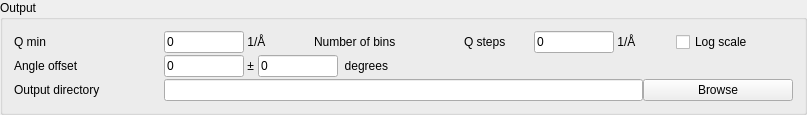
                <widget class="QGroupBox" name="groupBox_4">
                 <property name="title">
                  <string>Output</string>
                 </property>
                 <layout class="QVBoxLayout" name="verticalLayout_8">
                  <property name="spacing">
                   <number>2</number>
                  </property>
                  <item>
                   <layout class="QHBoxLayout" name="horizontalLayout_14">
                    <property name="spacing">
                     <number>0</number>
                    </property>
                    <item>
                     <widget class="QLabel" name="q_min_label">
                      <property name="sizePolicy">
                       <sizepolicy hsizetype="Fixed" vsizetype="Preferred">
                        <horstretch>0</horstretch>
                        <verstretch>0</verstretch>
                       </sizepolicy>
                      </property>
                      <property name="minimumSize">
                       <size>
                        <width>150</width>
                        <height>0</height>
                       </size>
                      </property>
                      <property name="maximumSize">
                       <size>
                        <width>150</width>
                        <height>16777215</height>
                       </size>
                      </property>
                      <property name="text">
                       <string>Q min</string>
                      </property>
                     </widget>
                    </item>
                    <item>
                     <widget class="QLineEdit" name="q_min_edit">
                      <property name="minimumSize">
                       <size>
                        <width>80</width>
                        <height>0</height>
                       </size>
                      </property>
                      <property name="maximumSize">
                       <size>
                        <width>80</width>
                        <height>16777215</height>
                       </size>
                      </property>
                      <property name="text">
                       <string>0</string>
                      </property>
                     </widget>
                    </item>
                    <item>
                     <widget class="QLabel" name="q_min_unit_label">
                      <property name="minimumSize">
                       <size>
                        <width>70</width>
                        <height>0</height>
                       </size>
                      </property>
                      <property name="maximumSize">
                       <size>
                        <width>70</width>
                        <height>16777215</height>
                       </size>
                      </property>
                      <property name="text">
                       <string> 1/Å</string>
                      </property>
                     </widget>
                    </item>
                    <item>
                     <widget class="QLabel" name="q_bins_label">
                      <property name="sizePolicy">
                       <sizepolicy hsizetype="Fixed" vsizetype="Preferred">
                        <horstretch>0</horstretch>
                        <verstretch>0</verstretch>
                       </sizepolicy>
                      </property>
                      <property name="minimumSize">
                       <size>
                        <width>150</width>
                        <height>0</height>
                       </size>
                      </property>
                      <property name="maximumSize">
                       <size>
                        <width>150</width>
                        <height>16777215</height>
                       </size>
                      </property>
                      <property name="text">
                       <string>Number of bins  </string>
                      </property>
                     </widget>
                    </item>
                    <item>
                     <widget class="QLabel" name="q_step_label">
                      <property name="minimumSize">
                       <size>
                        <width>70</width>
                        <height>0</height>
                       </size>
                      </property>
                      <property name="maximumSize">
                       <size>
                        <width>70</width>
                        <height>16777215</height>
                       </size>
                      </property>
                      <property name="text">
                       <string>Q steps </string>
                      </property>
                     </widget>
                    </item>
                    <item>
                     <widget class="QLineEdit" name="q_step_edit">
                      <property name="minimumSize">
                       <size>
                        <width>80</width>
                        <height>0</height>
                       </size>
                      </property>
                      <property name="maximumSize">
                       <size>
                        <width>80</width>
                        <height>16777215</height>
                       </size>
                      </property>
                      <property name="text">
                       <string>0</string>
                      </property>
                     </widget>
                    </item>
                    <item>
                     <widget class="QLabel" name="q_step_unit_label">
                      <property name="text">
                       <string> 1/Å</string>
                      </property>
                     </widget>
                    </item>
                    <item>
                     <spacer name="horizontalSpacer_19">
                      <property name="orientation">
                       <enum>Qt::Horizontal</enum>
                      </property>
                      <property name="sizeType">
                       <enum>QSizePolicy::Fixed</enum>
                      </property>
                      <property name="sizeHint" stdset="0">
                       <size>
                        <width>40</width>
                        <height>20</height>
                       </size>
                      </property>
                     </spacer>
                    </item>
                    <item>
                     <widget class="QCheckBox" name="log_scale_chk">
                      <property name="text">
                       <string>Log scale</string>
                      </property>
                     </widget>
                    </item>
                    <item>
                     <spacer name="horizontalSpacer_16">
                      <property name="orientation">
                       <enum>Qt::Horizontal</enum>
                      </property>
                      <property name="sizeHint" stdset="0">
                       <size>
                        <width>40</width>
                        <height>20</height>
                       </size>
                      </property>
                     </spacer>
                    </item>
                   </layout>
                  </item>
                  <item>
                   <layout class="QHBoxLayout" name="horizontalLayout_16">
                    <property name="spacing">
                     <number>0</number>
                    </property>
                    <item>
                     <widget class="QLabel" name="angle_offset_label">
                      <property name="sizePolicy">
                       <sizepolicy hsizetype="Fixed" vsizetype="Preferred">
                        <horstretch>0</horstretch>
                        <verstretch>0</verstretch>
                       </sizepolicy>
                      </property>
                      <property name="minimumSize">
                       <size>
                        <width>150</width>
                        <height>0</height>
                       </size>
                      </property>
                      <property name="maximumSize">
                       <size>
                        <width>150</width>
                        <height>16777215</height>
                       </size>
                      </property>
                      <property name="text">
                       <string>Angle offset</string>
                      </property>
                     </widget>
                    </item>
                    <item>
                     <widget class="QLineEdit" name="angle_offset_edit">
                      <property name="minimumSize">
                       <size>
                        <width>80</width>
                        <height>0</height>
                       </size>
                      </property>
                      <property name="maximumSize">
                       <size>
                        <width>80</width>
                        <height>16777215</height>
                       </size>
                      </property>
                      <property name="text">
                       <string>0</string>
                      </property>
                     </widget>
                    </item>
                    <item>
                     <widget class="QLabel" name="angle_offset_pm_label">
                      <property name="text">
                       <string> ± </string>
                      </property>
                     </widget>
                    </item>
                    <item>
                     <widget class="QLineEdit" name="angle_offset_error_edit">
                      <property name="minimumSize">
                       <size>
                        <width>80</width>
                        <height>0</height>
                       </size>
                      </property>
                      <property name="maximumSize">
                       <size>
                        <width>80</width>
                        <height>16777215</height>
                       </size>
                      </property>
                      <property name="text">
                       <string>0</string>
                      </property>
                     </widget>
                    </item>
                    <item>
                     <widget class="QLabel" name="angle_offset_unit_label">
                      <property name="text">
                       <string>  degrees</string>
                      </property>
                     </widget>
                    </item>
                    <item>
                     <spacer name="horizontalSpacer_20">
                      <property name="orientation">
                       <enum>Qt::Horizontal</enum>
                      </property>
                      <property name="sizeHint" stdset="0">
                       <size>
                        <width>40</width>
                        <height>20</height>
                       </size>
                      </property>
                     </spacer>
                    </item>
                   </layout>
                  </item>
                  <item>
                   <layout class="QHBoxLayout" name="horizontalLayout_19">
                    <property name="spacing">
                     <number>0</number>
                    </property>
                    <item>
                     <widget class="QLabel" name="outdir_label">
                      <property name="sizePolicy">
                       <sizepolicy hsizetype="Fixed" vsizetype="Preferred">
                        <horstretch>0</horstretch>
                        <verstretch>0</verstretch>
                       </sizepolicy>
                      </property>
                      <property name="minimumSize">
                       <size>
                        <width>150</width>
                        <height>0</height>
                       </size>
                      </property>
                      <property name="maximumSize">
                       <size>
                        <width>150</width>
                        <height>16777215</height>
                       </size>
                      </property>
                      <property name="text">
                       <string>Output directory</string>
                      </property>
                     </widget>
                    </item>
                    <item>
                     <widget class="QLineEdit" name="outdir_edit">
                      <property name="sizePolicy">
                       <sizepolicy hsizetype="Expanding" vsizetype="Fixed">
                        <horstretch>0</horstretch>
                        <verstretch>0</verstretch>
                       </sizepolicy>
                      </property>
                     </widget>
                    </item>
                    <item>
                     <widget class="QPushButton" name="outdir_browse_button">
                      <property name="minimumSize">
                       <size>
                        <width>150</width>
                        <height>0</height>
                       </size>
                      </property>
                      <property name="maximumSize">
                       <size>
                        <width>150</width>
                        <height>16777215</height>
                       </size>
                      </property>
                      <property name="text">
                       <string>Browse</string>
                      </property>
                     </widget>
                    </item>
                   </layout>
                  </item>
                 </layout>
                </widget>
